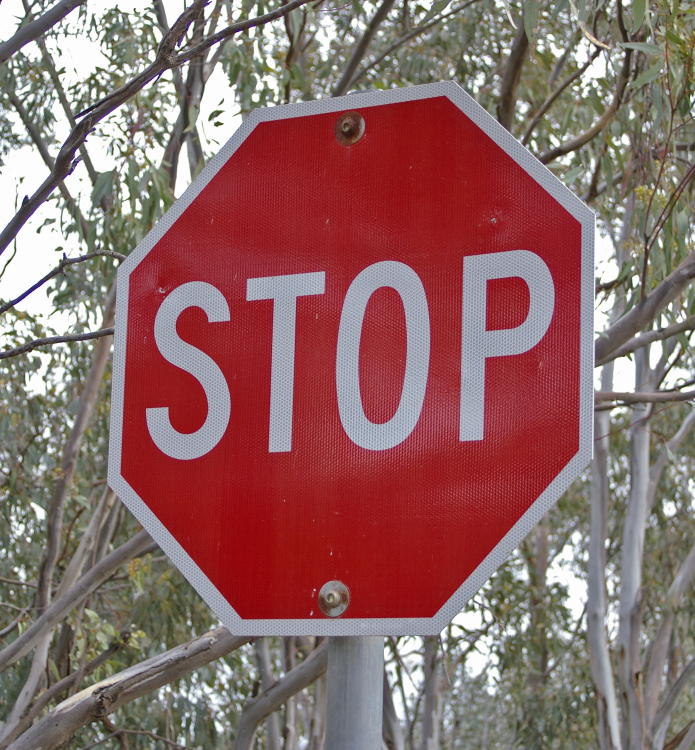
%> input picture test_images/test3.jpg, 1389 x 1500 px (shown at 1/2 size)
$ octave --eval "result = color_histogram('test_images/test3.jpg');"   (GNU Octave 9; MATLAB toolbox functions it lacks are replaced by stand-ins)
%> lines starting %> are read from the running program, lines starting %| are printed output that depends on the picture; in (x1, y1, x2, y2) boxes, pixels count from 0 and x2, y2 are one past the last pixel; in counts of white or black regions, pixels touching at a corner belong together; the program's own positions count from 1
function [pRed, pBlue, pYellow, pBlack] = color_histogram(File)%File must be an image
%> called with File = 'test_images/test3.jpg'
    I = imread(File);
%> I is the input picture: size 1500x1389x3 uint8; mean R, G, B 141.2, 105.4, 103.4
    %figure; imshow(I)

    hsv = rgb2hsv(I);
%> hsv: size 1500x1389x3 double; mean H, S, V 0.512, 0.344, 0.572
    h = hsv(:, :, 1);
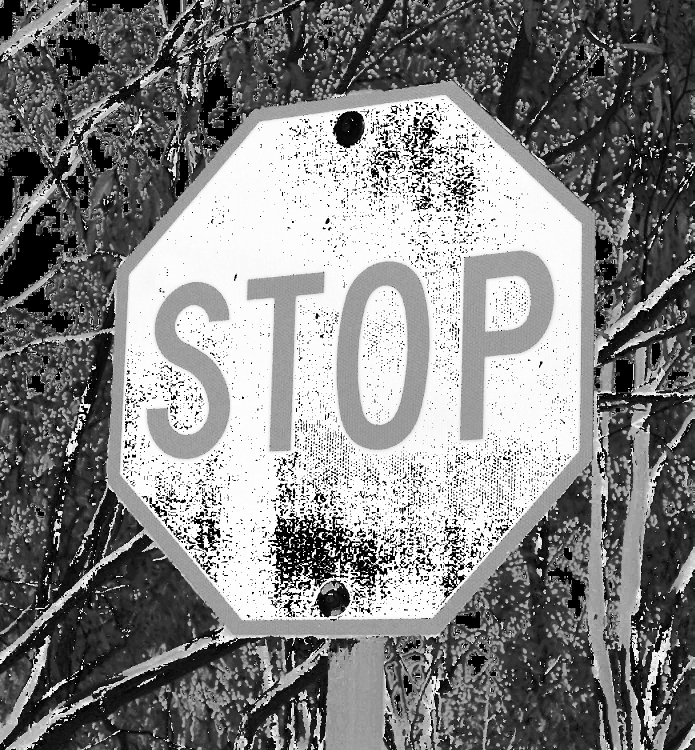
%> h: size 1500x1389 double (shown at 1/2 size); min 0, max 0.999, mean 0.512
    s = hsv(:, :, 2);
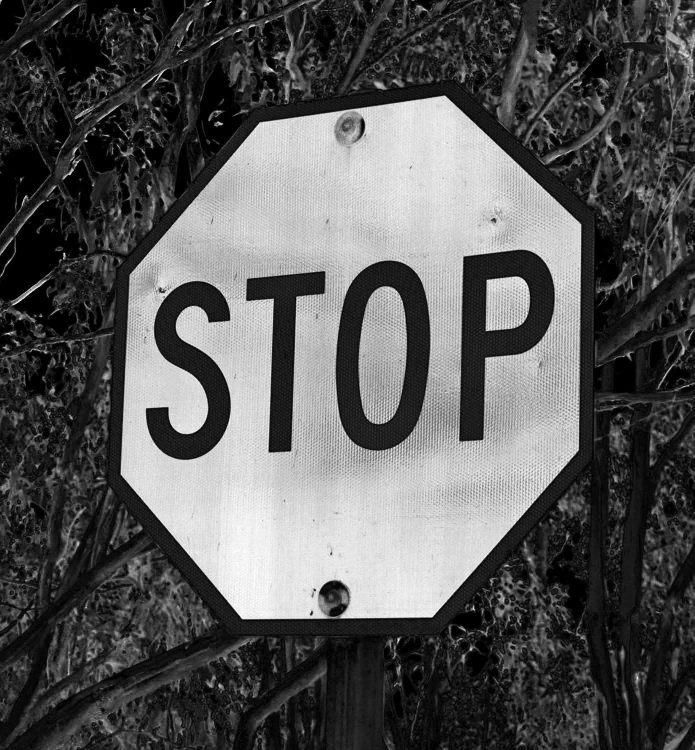
%> s: size 1500x1389 double (shown at 1/2 size); min 0, max 1, mean 0.344
    v = hsv(:, :, 3);
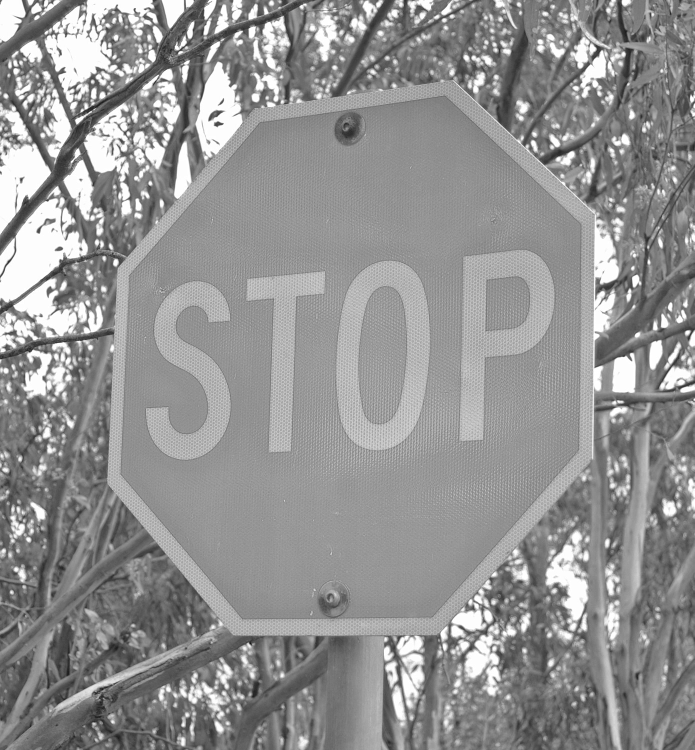
%> v: size 1500x1389 double (shown at 1/2 size); min 0.0627, max 1, mean 0.572

    RED = (h < 15/360 | h > 345/360) & (s > 0.3);
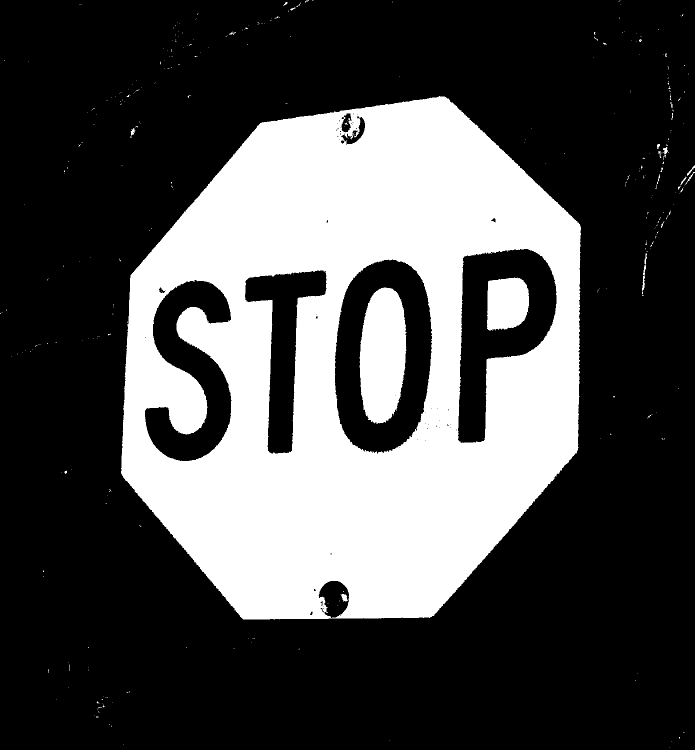
%> RED: size 1500x1389 logical (shown at 1/2 size); 30.2% white; 353 white regions (330 under 20 px), largest, box (x1, y1, x2, y2) and area: (242, 192, 1162, 1239) 599239, (719, 575, 813, 848) 20463, (974, 555, 1058, 661) 7678
    BLUE = (h > 200/360 & h < 230/360) & (s > 0.5);
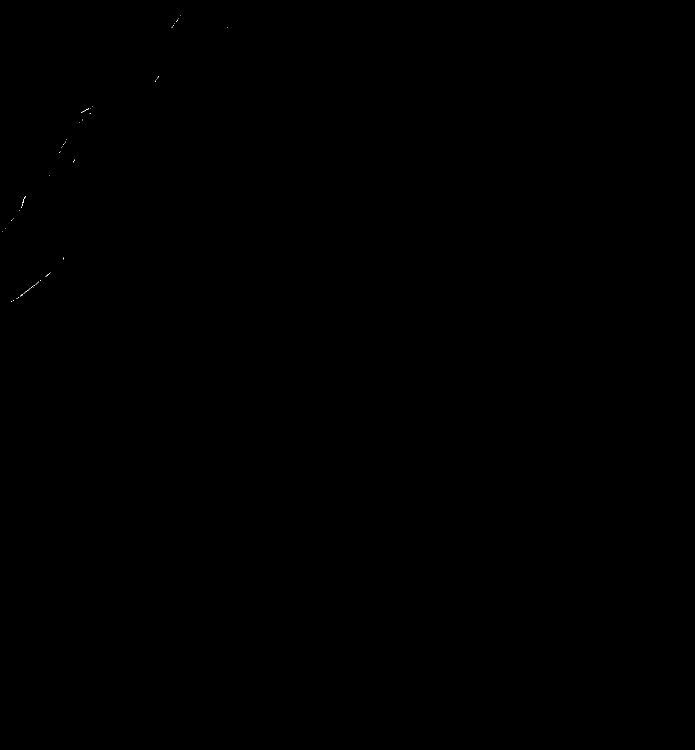
%> BLUE: size 1500x1389 logical (shown at 1/2 size); 0.01% white in thin lines or dots, all inside (x1, y1, x2, y2) = (5, 31, 456, 604)
    YELLOW = (h > 25/360 & h < 50/360) & (s > 0.5);
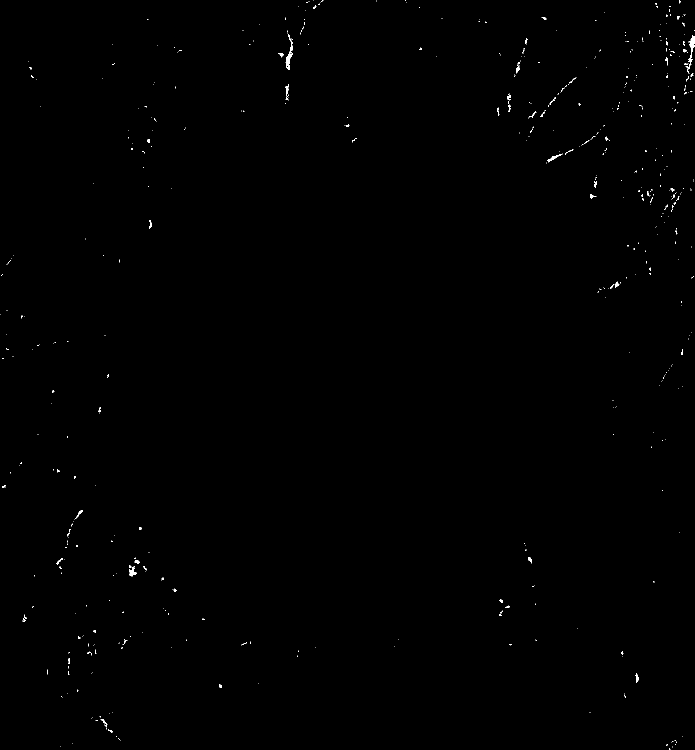
%> YELLOW: size 1500x1389 logical (shown at 1/2 size); 0.23% white in thin lines or dots
    BLACK = (v < 0.15);
%> BLACK: size 1500x1389 logical; 0.02% white in thin lines or dots

    BW = BLUE;

    numPixel = numel(BLUE)
%> numPixel = 2083500

    pRed = sum(RED(:) / numPixel)
%> pRed = 0.302
    pBlue = sum(BLUE(:) / numPixel)
%> pBlue = 8.54e-05
    pYellow = sum(YELLOW(:) / numPixel)
%> pYellow = 0.00226
    pBlack = sum(BLACK(:) / numPixel)
%> pBlack = 0.000199
%> `result = color_histogram('test_images/test3.jpg');`: result = 0.302

end
